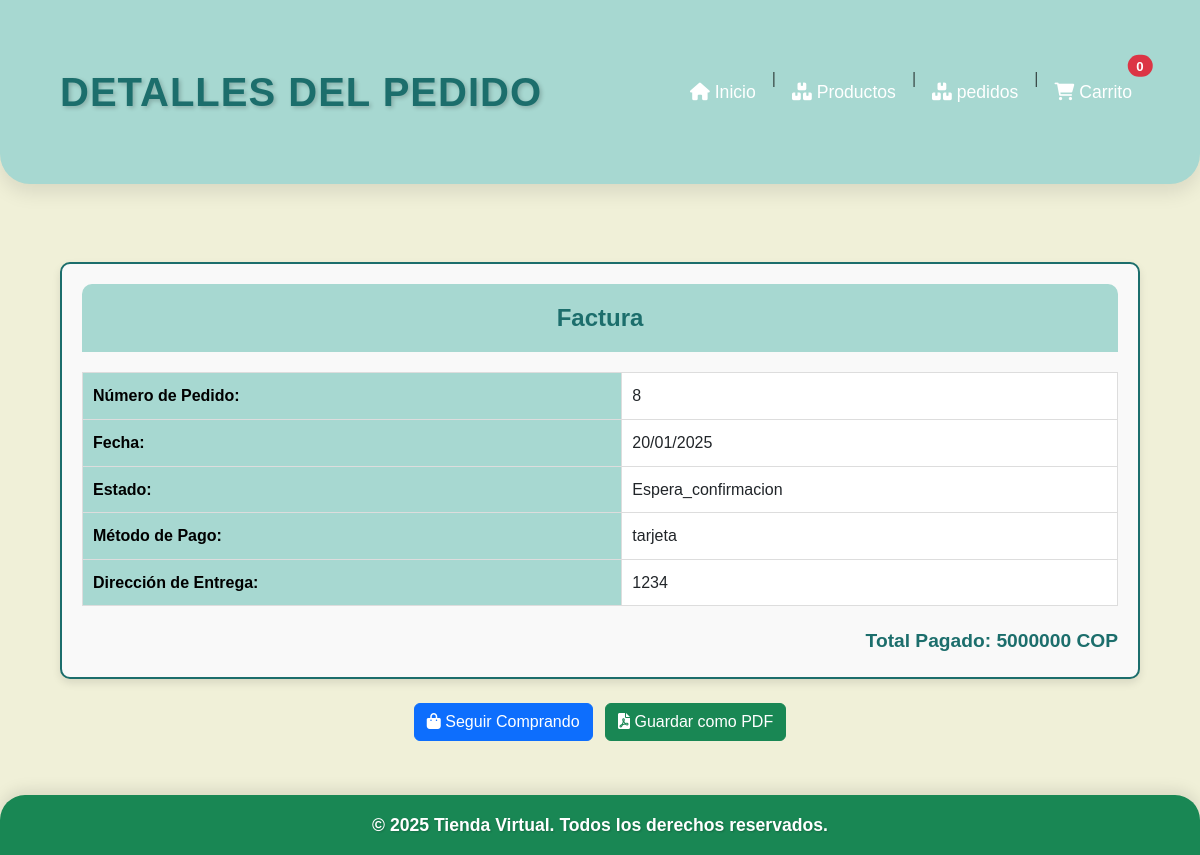
Screenshot of /detalle-pedido/8/ (signed in) with the database file from the repository.
### cuentas/models.py (models this page shows, shortened)
class Pedido(models.Model):
    ESTADOS = [
        ('en_proceso', 'En proceso'),
        ('espera_confirmacion', 'Espera de confirmación'),
        ('entregado', 'Entregado'),
    ]
    usuario = models.ForeignKey(User, on_delete=models.CASCADE)
    total = models.DecimalField(max_digits=10, decimal_places=2)
    estado = models.CharField(max_length=20, choices=ESTADOS, default='espera_confirmacion')
    fecha = models.DateTimeField(auto_now_add=True)
    direccion = models.CharField(max_length=500, default='Dirección no proporcionada')
    metodo_pago = models.CharField(max_length=100, default='Pago no especificado')

### cuentas/views.py (the view)
# urls.py: path('detalle-pedido/<int:pedido_id>/', views.detalle_pedido, name='detalle_pedido'),
def detalle_pedido(request, pedido_id):
    pedido = Pedido.objects.get(id=pedido_id, usuario=request.user)
    productos_en_pedido = ProductoPedido.objects.filter(pedido=pedido)
    context = {
        'pedido': pedido,
        'productos_en_pedido': productos_en_pedido,
    }
    return render(request, 'cuentas/detalle_pedido.html', context)

### cuentas/templates/cuentas/detalle_pedido.html (shortened to what this page needs)
<!DOCTYPE html>
<html lang="es">
<head>
    <link href="https://cdn.jsdelivr.net/npm/bootstrap@5.3.0-alpha1/dist/css/bootstrap.min.css" rel="stylesheet">
    <link rel="stylesheet" href="https://cdnjs.cloudflare.com/ajax/libs/font-awesome/6.0.0-beta3/css/all.min.css">
    {% load static %}
    <link rel="stylesheet" href="{% static 'cuentas/styles/detalle_pedido.css' %}">
</head>
<body>
     <nav class="navbar navbar-expand-lg navbar-light" style="background-color: #A7D8D1;">
        <div class="container">
            <a class="navbar-brand" href="#" style="color: #1C6E6C; text-shadow: 2px 2px 4px rgba(0, 0, 0, 0.2);">Detalles del Pedido</a>
            <div class="collapse navbar-collapse" id="navbarNav">
                <ul class="navbar-nav ms-auto">
                    <li class="nav-item">
                        <a href="{% url 'home' %}" class="nav-link">
                            <i class="fas fa-home"></i> Inicio
                        </a>
                    </li>
                    <li class="nav-item"><span class="navbar-text mx-2">|</span></li>
                    <li class="nav-item">
                        <a href="{% url 'productos' %}" class="nav-link">
                            <i class="fas fa-boxes"></i> Productos
                        </a>
                    </li>
                    <li class="nav-item"><span class="navbar-text mx-2">|</span></li>
                    <li class="nav-item">
                        <a href="{% url 'mis_pedidos' %}" class="nav-link">
                            <i class="fas fa-boxes"></i> pedidos
                        </a>
                    </li>
                    <li class="nav-item"><span class="navbar-text mx-2">|</span></li>
                    <li class="nav-item">
                        <a href="{% url 'carrito' %}" class="nav-link position-relative">
                            <i class="fas fa-shopping-cart"></i> Carrito
                            <span class="position-absolute top-0 start-100 translate-middle badge rounded-pill bg-danger">
                                {{ carrito_count|default:0 }}
                            </span>
                        </a>
                    </li>
                </ul>
            </div>
        </div>
    </nav>
    <div class="container mt-5">
        <div id="factura" class="factura-container">
            <div class="factura-header">Factura</div>
            <div class="factura-detalles">
                <table class="table factura-tabla">
                    <tbody>
                        <tr>
                            <th>Número de Pedido:</th>
                            <td>{{ pedido.id }}</td>
                        </tr>
                        <tr>
                            <th>Fecha:</th>
                            <td>{{ pedido.fecha|date:"d/m/Y" }}</td>
                        </tr>
                        <tr>
                            <th>Estado:</th>
                            <td>{{ pedido.estado|capfirst }}</td>
                        </tr>
                        <tr>
                            <th>Método de Pago:</th>
                            <td>{{ pedido.metodo_pago }}</td>
                        </tr>
                        <tr>
                            <th>Dirección de Entrega:</th>
                            <td>{{ pedido.direccion }}</td>
                        </tr>
                    </tbody>
                </table>
            </div>
            <div class="factura-total">Total Pagado: {{ pedido.total|floatformat:0 }} COP</div>
        </div>
        <div class="text-center mt-4">
            <a href="{% url 'productos' %}" class="btn btn-primary">
                <i class="fas fa-shopping-bag"></i> Seguir Comprando
            </a>
            <button class="btn btn-success ms-2" id="guardar-pdf">
                <i class="fas fa-file-pdf"></i> Guardar como PDF
            </button>
        </div>
    </div>
    <footer class="bg-success text-white text-center py-3 mt-4">
        <p class="mb-0" style="font-size: 1.1rem;">© 2025 Tienda Virtual. Todos los derechos reservados.</p>
    </footer>
</body>
</html>

### cuentas/static/cuentas/styles/detalle_pedido.css (style rules this page uses)
body { font-family: 'Poppins', sans-serif; background-color: #F0F0D8; color: #333; margin: 0; padding: 0; box-sizing: border-box; line-height: 1.6; }
.navbar { background-color: #1693A5; padding: 25px 0; border-radius: 0 0 30px 30px; box-shadow: 0 8px 20px rgba(0, 0, 0, 0.1); z-index: 10; transition: background-color 0.3s ease; }
.navbar-brand { color: white; font-size: 2.5rem; font-weight: 700; text-transform: uppercase; letter-spacing: 1px; transition: color 0.3s ease; }
.navbar-nav .nav-link { color: white; font-size: 1.1rem; padding: 12px 20px; border-radius: 10px; transition: 0.3s ease-in-out; }
footer { background-color: #1693A5; color: white; padding: 35px 0; text-align: center; border-radius: 25px 25px 0 0; box-shadow: 0 -5px 15px rgba(0, 0, 0, 0.1); }
footer p { font-size: 1.3rem; font-weight: 600; text-shadow: 1px 1px 2px rgba(0, 0, 0, 0.2); }
.container { padding: 30px; }
.text-center { text-align: center; }
.factura-container { border: 2px solid #1C6E6C; border-radius: 10px; padding: 20px; background-color: #F9F9F9; box-shadow: 0px 4px 8px rgba(0, 0, 0, 0.1); }
.factura-header { background-color: #A7D8D1; padding: 15px; border-radius: 10px 10px 0 0; color: #1C6E6C; text-align: center; font-size: 1.5rem; font-weight: bold; }
.factura-detalles { margin-top: 20px; }
.factura-tabla th, .factura-tabla td { padding: 10px; border: 1px solid #ddd; text-align: left; }
.factura-tabla th { background-color: #A7D8D1; color: rgb(0, 0, 0); }
.factura-total { font-size: 1.2rem; font-weight: bold; text-align: right; margin-top: 20px; color: #1C6E6C; }

### rows the page displays
Pedido: id "8", fecha "20/01/2025", estado "Espera_confirmacion", metodo_pago "tarjeta", direccion "1234", total "5000000"

### other values shown
{{ carrito_count|default:0 }} "0"
